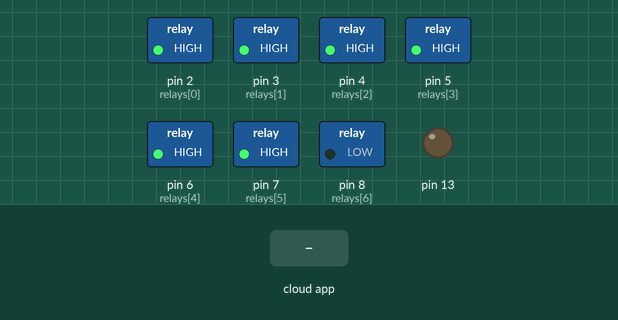
Simulated run of this sketch. Board: Arduino Uno, built with avr-gcc and run on an emulated ATmega328P. Shown: switched loads named in the sketch (green lamp = pin HIGH), output pins drawn as LEDs (lit = HIGH). The test bench sets the inputs (shaded band). The RemoteXY app is connected.

Above: at 1.2 s.
1.3 s: the phone or cloud app sets CFORWARD to 1
At 2.3 s:
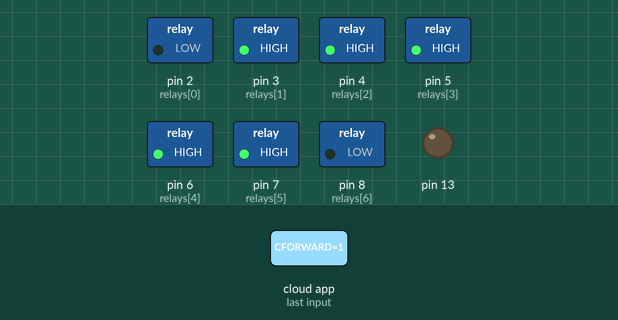
2.8 s: the phone or cloud app sets TFORWARD to 1
At 3.4 s:
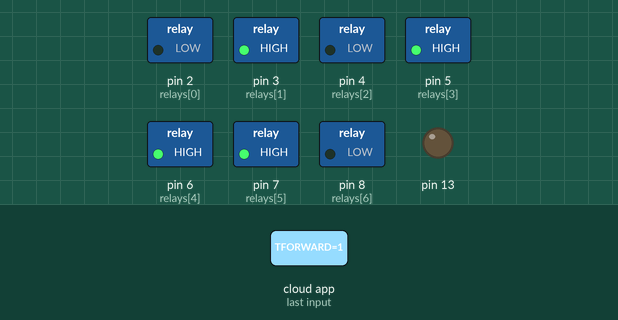
4.3 s: the phone or cloud app sets VIRA to 1
At 5.5 s:
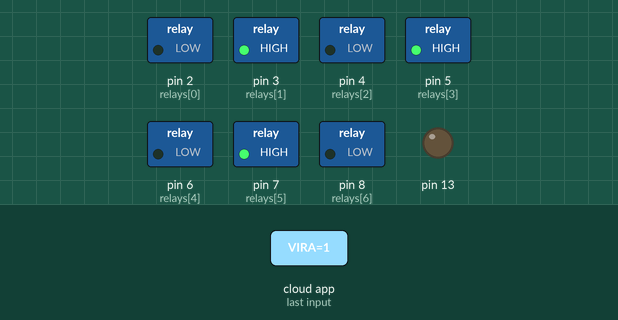
5.8 s: the phone or cloud app sets CFORWARD to 0
At 6.9 s:
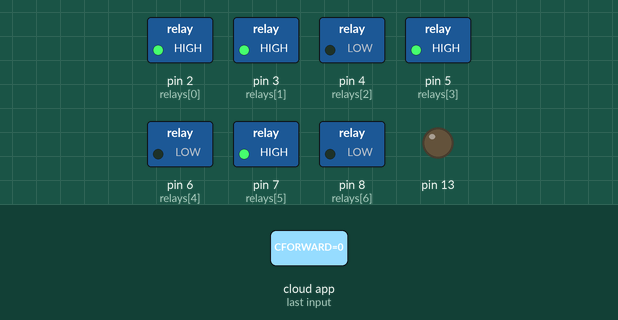
7.3 s: the phone or cloud app sets CBACKWARD to 1
At 8.0 s:
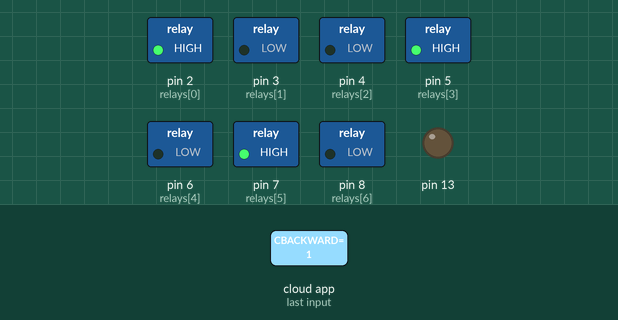
8.8 s: the phone or cloud app sets TFORWARD to 0
At 9.1 s:
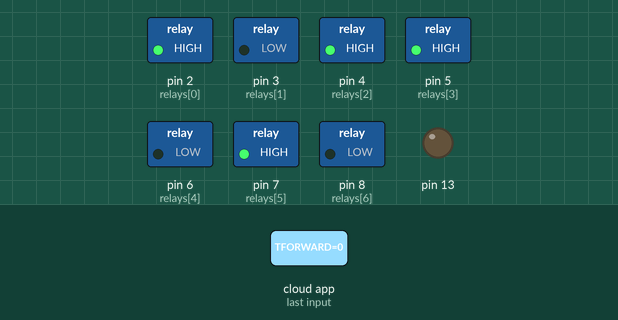
Timing chart, 0 to 11.3 s (numbered marks = the images above; inputs shaded):
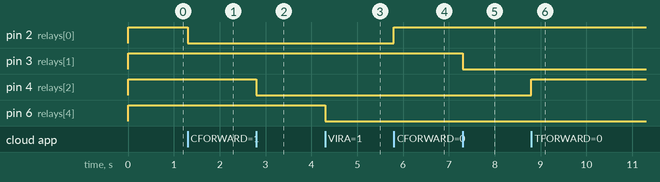

Measured:
- after the input at 1.3 s, pin 2 (relays[0]): HIGH → LOW at once
- after the input at 2.8 s, pin 4 (relays[2]): HIGH → LOW at once
- after the input at 4.3 s, pin 6 (relays[4]): HIGH → LOW at once
- after the input at 5.8 s, pin 2 (relays[0]): LOW → HIGH at once
- after the input at 7.3 s, pin 3 (relays[1]): HIGH → LOW at once
- after the input at 8.8 s, pin 4 (relays[2]): LOW → HIGH at once

The sketch:

RemoteXY_OverheadCrane.ino
```cpp
/*********************************
 * Sketch version: 1.1           *
 *********************************
 * This sketch just experiment!! *
 * RC for overhead crane         *
 * by Anomalchik                 *
 *********************************/

/*
 * Changelog
 * 1.1 Added blocking for paired buttons
 */

// NOTE: Need RemoteXY library v 2.3.4
// NOTE2: in RemoteXY_API.h reduced REMOTEXY_TIMEOUT to 1000.

/////////////////////////////////////////////
//        RemoteXY include library         //
/////////////////////////////////////////////

/* RemoteXY select connection mode and include library */
#define REMOTEXY_MODE__ESP8266_HARDSERIAL_POINT
#include <RemoteXY.h>

/* RemoteXY connection settings */
#define REMOTEXY_SERIAL Serial
#define REMOTEXY_SERIAL_SPEED 115200
#define REMOTEXY_WIFI_SSID "OverheadRXY"
#define REMOTEXY_WIFI_PASSWORD "12345678"
#define REMOTEXY_SERVER_PORT 6377

/* RemoteXY configurate  */
#pragma pack(push, 1)
uint8_t RemoteXY_CONF[] =
  { 255,6,0,0,0,69,0,8,0,1,
  1,0,26,5,12,12,2,31,77,86,
  0,1,0,26,20,12,12,2,31,77,
  78,0,1,0,26,35,12,12,2,31,
  84,86,0,1,0,26,50,12,12,2,
  31,84,78,0,1,0,26,65,12,12,
  2,31,86,82,0,1,0,26,80,12,
  12,2,31,77,73,0 };


/* this structure defines all the variables of your control interface */
struct {

    /* input variable */
  uint8_t CFORWARD; // =1 if button pressed, else =0
  uint8_t CBACKWARD; // =1 if button pressed, else =0

  uint8_t TFORWARD; // =1 if button pressed, else =0
  uint8_t TBACKWARD; // =1 if button pressed, else =0

  uint8_t VIRA; // =1 if button pressed, else =0
  uint8_t MAINA; // =1 if button pressed, else =0

    /* other variable */
  unsigned char connect_flag;  /* =1 if RemoteXY is connected, else =0 */

} RemoteXY;
#pragma pack(pop)

/////////////////////////////////////////////
//           END RemoteXY include          //
/////////////////////////////////////////////

#define RELAY_DEFAULT_STATE 1 //1 - HIGH, 0 - LOW
#define NUMBER_OF_RELAYS 7 // 7 active relays

int relays[NUMBER_OF_RELAYS]={2,3,4,5,6,7,8}; //relay pins
/*  relay[0] - crane forward
 *  relay[1] - crane backward
 *  relay[2] - telpher forward
 *  relay[3] - telpher backward
 *  relay[4] - lift up
 *  relay[5] - let down
 *  relay[6] - main phase control circuit
 */

void setup() {
  RemoteXY_Init ();
  pinMode(13, OUTPUT);
  digitalWrite(13, 0); //disable led pin
  int i;
  for (i=0; i<=NUMBER_OF_RELAYS-1; i++) { //setup all relays pins as output and disable it!
    pinMode(relays[i], OUTPUT);
    digitalWrite(relays[i], RELAY_DEFAULT_STATE);
  }
}

void disableAllButtons() {
  RemoteXY.CFORWARD=0;
  RemoteXY.CBACKWARD=0;
  RemoteXY.TFORWARD=0;
  RemoteXY.TBACKWARD=0;
  RemoteXY.VIRA=0;
  RemoteXY.MAINA=0;
}

void disableAllRelays() {
  int i;
  for (i=0; i<=NUMBER_OF_RELAYS-1; i++) {
    digitalWrite(relays[i], RELAY_DEFAULT_STATE);
  }
}

void loop() {
  RemoteXY_Handler ();
  if (RemoteXY.connect_flag > 0) {
    digitalWrite(relays[6], !RELAY_DEFAULT_STATE); // Enable control circuit if RemoteXY connected
    // crane
    if (RemoteXY.CBACKWARD == 0) {
      digitalWrite(relays[0], (RemoteXY.CFORWARD==0)?RELAY_DEFAULT_STATE:!RELAY_DEFAULT_STATE);
    }
    if (RemoteXY.CFORWARD == 0) {
      digitalWrite(relays[1], (RemoteXY.CBACKWARD==0)?RELAY_DEFAULT_STATE:!RELAY_DEFAULT_STATE);
    }
    // telpher
    if (RemoteXY.TBACKWARD == 0) {
      digitalWrite(relays[2], (RemoteXY.TFORWARD==0)?RELAY_DEFAULT_STATE:!RELAY_DEFAULT_STATE);
    }
    if (RemoteXY.TFORWARD == 0) {
      digitalWrite(relays[3], (RemoteXY.TBACKWARD==0)?RELAY_DEFAULT_STATE:!RELAY_DEFAULT_STATE);
    }
    // lift
    if (RemoteXY.MAINA == 0) {
      digitalWrite(relays[4], (RemoteXY.VIRA==0)?RELAY_DEFAULT_STATE:!RELAY_DEFAULT_STATE);
    }
    if (RemoteXY.VIRA == 0) {
      digitalWrite(relays[5], (RemoteXY.MAINA==0)?RELAY_DEFAULT_STATE:!RELAY_DEFAULT_STATE);
    }
  }else{
    disableAllButtons(); //disable all buttons if connection is lost
    disableAllRelays(); //disable all relays if connection is lost
  }
}
```
